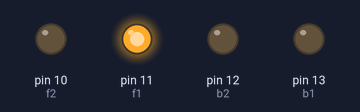
Bench run of a sketch on a simulated Arduino Uno, built with avr-gcc and run on an emulated ATmega328P. On the bench: output pins drawn as LEDs (lit = HIGH).

Above: at 0.2 s.
At 1.2 s:
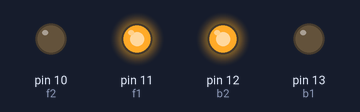
At 3.2 s:
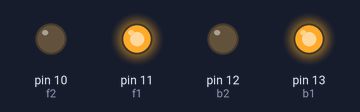
At 4.5 s:
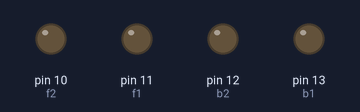
Timing chart, 0 to 5.8 s (numbered marks = the images above):
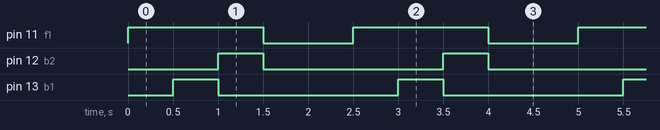

The sketch:

RCcartest.ino
```cpp
int b1=13;
int b2=12;
int f1=11;
int f2=10;

void setup() {
  pinMode(f1,OUTPUT);
  pinMode(f2,OUTPUT);
  pinMode(b1,OUTPUT);
  pinMode(b2,OUTPUT);
}

void loop() {
  digitalWrite(f1,HIGH);
  digitalWrite(f2,LOW);
  delay(500);
  digitalWrite(b1,HIGH);
  digitalWrite(b2,LOW);
  delay(500);
  digitalWrite(b1,LOW);
  digitalWrite(b2,HIGH);
  delay(500);
  digitalWrite(b1,LOW);
  digitalWrite(b2,LOW);
  digitalWrite(f1,LOW);
  digitalWrite(f2,LOW);
  delay(1000);
}
```

Measured:
- by itself, pin 11 (f1): alternates HIGH for 1.5 s and LOW for 1.0 s
- by itself, pin 12 (b2), pin 13 (b1): alternates HIGH for 0.50 s and LOW for 2.0 s
- by itself, everything shown: repeats every 2.5 s, in 4 steps
